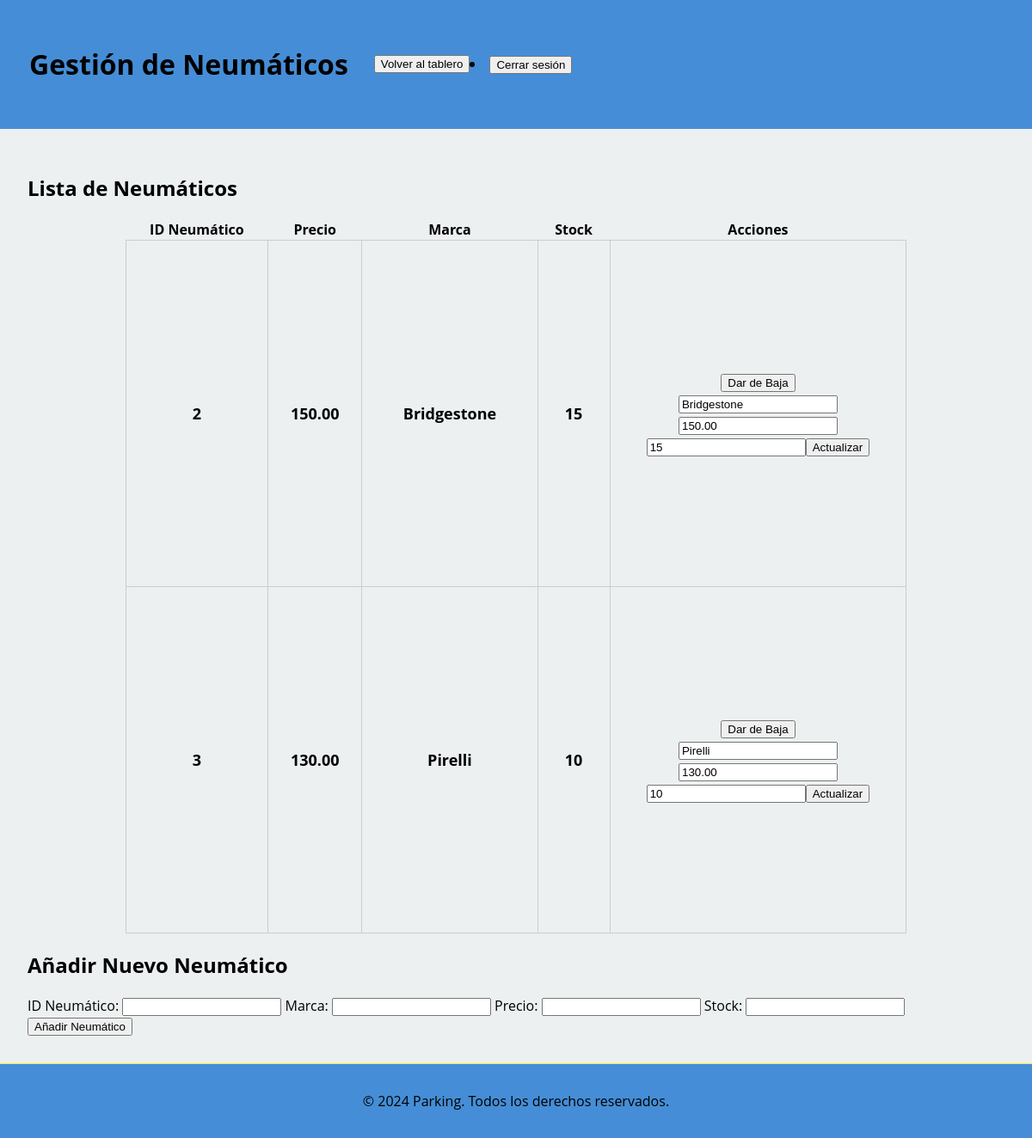
The app's page /pages/neumaticosbaja.php (signed in) with its own data.
### tables this page shows
CREATE TABLE NEUMATICO (
    ID_Neumatico INT PRIMARY KEY,
    Precio DECIMAL(10, 2) CHECK (Precio >= 0),
    Marca ENUM('Michelin', 'Bridgestone', 'Pirelli') NOT NULL,
    Stock INT CHECK (Stock >= 0)
);

### pages/neumaticosbaja.php (the view, shortened to what this page needs)
<?php
$conexion = new mysqli('localhost', 'root', 'Santanna123_', 'proyecto');
?>
<!DOCTYPE html>
<html lang="es">
<head>
    <link rel="stylesheet" href="../css/style.css">
</head>
<body>
<header>
    <h1>Gestión de Neumáticos</h1>
    <button onclick="window.location.href='tablero.php'">Volver al tablero</button>
    <?php if (isset($_SESSION['usuario'])): ?>
        <li class="user-menu">
            <a href="logout.php">
                <button id="logout-button">Cerrar sesión</button>
            </a>
        </li>
    <?php endif; ?>
</header>
<main>
    <h2>Lista de Neumáticos</h2>
    <table>
        <thead>
            <tr>
                <th>ID Neumático</th>
                <th>Precio</th>
                <th>Marca</th>
                <th>Stock</th>
                <th>Acciones</th>
            </tr>
        </thead>
        <tbody>
            <?php
            $query = "SELECT * FROM NEUMATICO";
            $result = $conexion->query($query);
            if ($result->num_rows > 0) {
                while ($neumatico = $result->fetch_assoc()) {
                    echo '<tr>';
                    echo '<td>' . $neumatico['ID_Neumatico'] . '</td>';
                    echo '<td>' . $neumatico['Precio'] . '</td>';
                    echo '<td>' . $neumatico['Marca'] . '</td>';
                    echo '<td>' . $neumatico['Stock'] . '</td>';
                    echo '<td>';
                    echo '<form method="post" action="" style="display:inline-block;">';
                    echo '<button type="submit" name="delete">Dar de Baja</button>';
                    echo '</form>';
                    echo '<form method="post" action="" style="display:inline-block;">';
                    echo '<input type="text" name="marca" value="' . $neumatico['Marca'] . '" required>';
                    echo '<input type="number" name="precio" value="' . $neumatico['Precio'] . '" step="0.01" required>';
                    echo '<input type="number" name="stock" value="' . $neumatico['Stock'] . '" required>';
                    echo '<button type="submit" name="update_tire">Actualizar</button>';
                    echo '</form>';
                    echo '</td>';
                    echo '</tr>';
                }
            } else {
                echo '<tr><td colspan="5">No hay neumáticos registrados.</td></tr>';
            }
            ?>
        </tbody>
    </table>
    <h2>Añadir Nuevo Neumático</h2>
    <form method="post" action="">
        <label for="id_neumatico">ID Neumático:</label>
        <input type="number" id="id_neumatico" name="id_neumatico" required>
        <label for="marca">Marca:</label>
        <input type="text" id="marca" name="marca" required>
        <label for="precio">Precio:</label>
        <input type="number" id="precio" name="precio" step="0.01" required>
        <label for="stock">Stock:</label>
        <input type="number" id="stock" name="stock" required>
        <button type="submit" name="add_tire">Añadir Neumático</button>
    </form>
</main>
<footer>
    <p>&copy; 2024 Parking. Todos los derechos reservados.</p>
</footer>
</body>
</html>

### css/style.css (style rules this page uses)
:root { --primary-color: #458ed7; --secondary-color: #f3ed45; --background-color: #ecf0f1; --text-color: #000000; --black: #000000; --gray: #888; --border-radius: 12px; }
body { font-family: 'Open Sans', sans-serif; font-size: 16px; background: var(--background-color); color: var(--text-color); margin: 0; padding: 0; }
header { display: flex; align-items: center; padding: 2rem; background-color: var(--primary-color); }
h1 { text-align: left; margin-left: -30px; margin-right: 30px; display: flex; color: var(--text-color) }
main { padding: 2rem; }
table { width: 100%; border-collapse: collapse; margin: 20px auto; }
td { width: 60px; height: 60px; border: 1px solid #ccc; text-align: center; font-size: 1rem; font-weight: bold; color: #000; transition: background-color 0.3s ease; }
footer { text-align: center; padding: 1rem; background: var(--primary-color); color: var(--black); border-top: 1px solid var(--secondary-color); }
table { width: 80%; margin: 20px auto; border-collapse: collapse; }
td { width: 40px; height: 400px; border: 1px solid #ccc; text-align: center; font-size: 18px; font-weight: bold; color: rgb(0, 0, 0); transition: background-color 0.3s; }
@media (min-width: 1024px) { header { padding: 2rem 4rem; } }
@media (min-width: 1024px) { h1 { font-size: 2rem; } }
@media (min-width: 1024px) { footer { font-size: 1rem; } }

### records on screen
neumatico: ID_Neumatico "2", Precio "150.00", Marca "Bridgestone", Stock "15", marca "Bridgestone", precio "150.00", stock "15"
neumatico: ID_Neumatico "3", Precio "130.00", Marca "Pirelli", Stock "10", marca "Pirelli", precio "130.00", stock "10"
